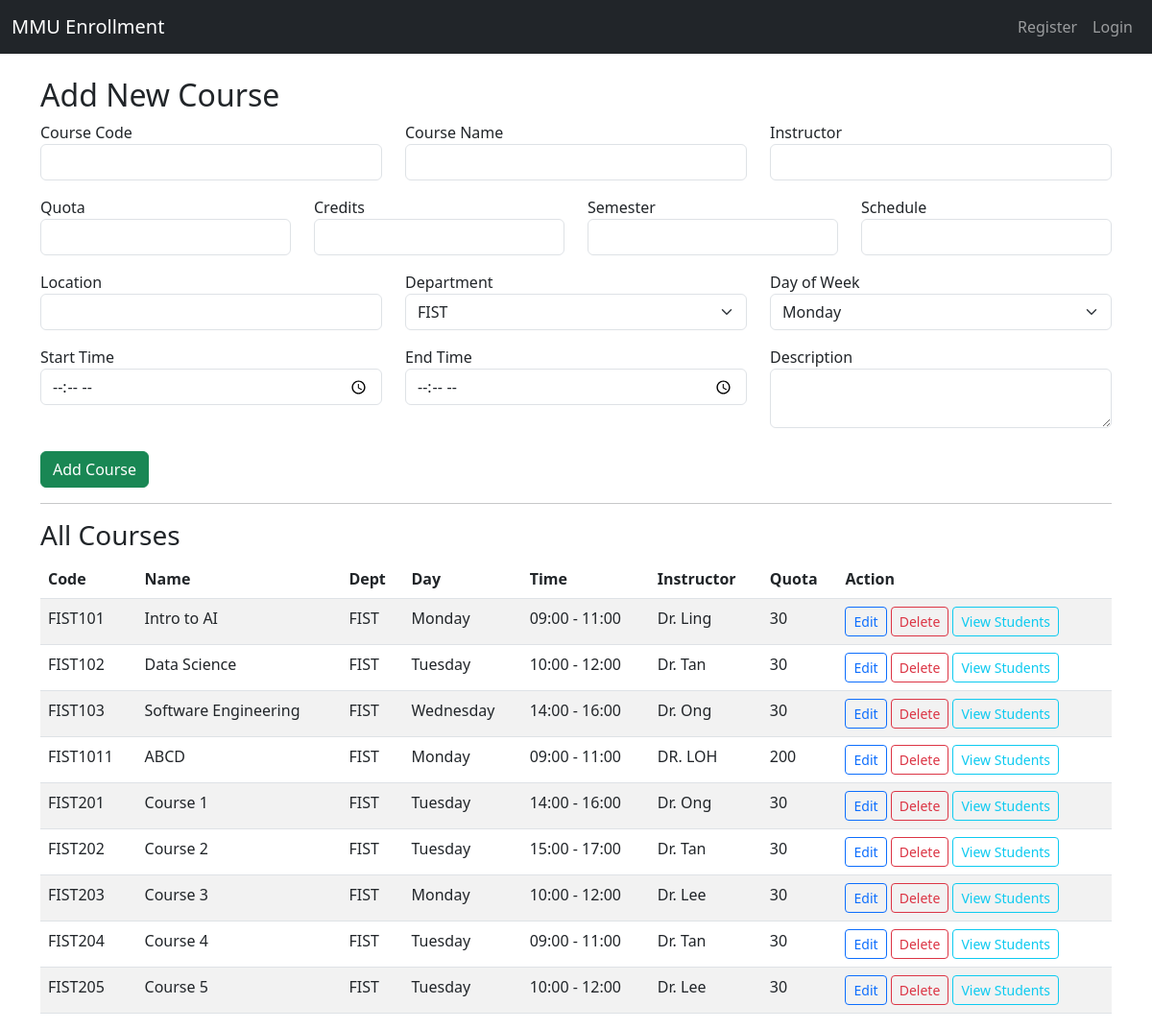
The app's page /admin/dashboard (signed in) with its own data.
### app/models.py (models this page shows)
class Course(db.Model):
    id = db.Column(db.Integer, primary_key=True)
    course_code = db.Column(db.String(10), unique=True)
    course_name = db.Column(db.String(128))
    instructor = db.Column(db.String(64))
    quota = db.Column(db.Integer)
    description = db.Column(db.Text)
    credits = db.Column(db.Integer)
    semester = db.Column(db.String(64))
    schedule = db.Column(db.String(128))
    location = db.Column(db.String(128))
    department = db.Column(db.String(64))
    day_of_week = db.Column(db.String(16))
    start_time = db.Column(db.Time)
    end_time = db.Column(db.Time)
    enrollments = db.relationship('Enrollment', backref='course', lazy=True)

### app/routes.py (the view, shortened to what this page needs)
@main.route("/admin/dashboard", methods=["GET", "POST"])
def admin_dashboard():
    if "admin_id" not in session:
        flash("Admin access only.", "warning")
        return redirect(url_for("main.admin_login"))
    form = CourseAddForm()
    courses = Course.query.all()
    return render_template("admin_dashboard.html", form=form, courses=courses)

### app/forms.py
class CourseAddForm(FlaskForm):
    course_code = StringField("Course Code", validators=[DataRequired()])
    course_name = StringField("Course Name", validators=[DataRequired()])
    instructor = StringField("Instructor", validators=[DataRequired()])
    quota = IntegerField("Quota", validators=[DataRequired()])
    credits = IntegerField("Credits", validators=[DataRequired()])
    semester = StringField("Semester", validators=[DataRequired()])
    schedule = StringField("Schedule", validators=[DataRequired()])
    location = StringField("Location", validators=[DataRequired()])
    department = SelectField("Department", choices=DEPARTMENTS, validators=[DataRequired()])
    day_of_week = SelectField("Day of Week", choices=[
        ("Monday", "Monday"), ("Tuesday", "Tuesday"), ("Wednesday", "Wednesday"),
        ("Thursday", "Thursday"), ("Friday", "Friday")
    ], validators=[DataRequired()])
    start_time = TimeField("Start Time", validators=[DataRequired()])
    end_time = TimeField("End Time", validators=[DataRequired()])
    description = TextAreaField("Description", validators=[DataRequired()])
    submit = SubmitField("Add Course")

### app/templates/admin_dashboard.html (shortened to what this page needs)
{% extends "base.html" %}
{% block content %}
<h2>Add New Course</h2>
<form method="POST">
    <div class="row">
        <div class="col-md-4 mb-3">
            {{ form.course_code.label }} {{ form.course_code(class="form-control") }}
        </div>
        <div class="col-md-4 mb-3">
            {{ form.course_name.label }} {{ form.course_name(class="form-control") }}
        </div>
        <div class="col-md-4 mb-3">
            {{ form.instructor.label }} {{ form.instructor(class="form-control") }}
        </div>
    </div>
    <div class="row">
        <div class="col-md-3 mb-3">
            {{ form.quota.label }} {{ form.quota(class="form-control") }}
        </div>
        <div class="col-md-3 mb-3">
            {{ form.credits.label }} {{ form.credits(class="form-control") }}
        </div>
        <div class="col-md-3 mb-3">
            {{ form.semester.label }} {{ form.semester(class="form-control") }}
        </div>
        <div class="col-md-3 mb-3">
            {{ form.schedule.label }} {{ form.schedule(class="form-control") }}
        </div>
    </div>
    <div class="row">
        <div class="col-md-4 mb-3">
            {{ form.location.label }} {{ form.location(class="form-control") }}
        </div>
        <div class="col-md-4 mb-3">
            {{ form.department.label }} {{ form.department(class="form-select") }}
        </div>
        <div class="col-md-4 mb-3">
            {{ form.day_of_week.label }} {{ form.day_of_week(class="form-select") }}
        </div>
    </div>
    <div class="row">
        <div class="col-md-4 mb-3">
            {{ form.start_time.label }} {{ form.start_time(class="form-control") }}
        </div>
        <div class="col-md-4 mb-3">
            {{ form.end_time.label }} {{ form.end_time(class="form-control") }}
        </div>
        <div class="col-md-4 mb-3">
            {{ form.description.label }} {{ form.description(class="form-control", rows=2) }}
        </div>
    </div>
    <div class="mt-2">
        {{ form.submit(class="btn btn-success") }}
    </div>
</form>
<hr>
<h3>All Courses</h3>
<table class="table table-striped">
    <thead>
        <tr>
            <th>Code</th>
            <th>Name</th>
            <th>Dept</th>
            <th>Day</th>
            <th>Time</th>
            <th>Instructor</th>
            <th>Quota</th>
            <th>Action</th>
        </tr>
    </thead>
    <tbody>
        {% for c in courses %}
        <tr>
            <td>{{ c.course_code }}</td>
            <td>{{ c.course_name }}</td>
            <td>{{ c.department }}</td>
            <td>{{ c.day_of_week }}</td>
            <td>
                {% if c.start_time and c.end_time %}
                  {{ c.start_time.strftime('%H:%M') }} - {{ c.end_time.strftime('%H:%M') }}
                {% else %}
                  <span class="text-muted">No time set</span>
                {% endif %}
              </td>
            <td>{{ c.instructor }}</td>
            <td>{{ c.quota }}</td>
            <td>
                <a href="{{ url_for('main.admin_edit', course_id=c.id) }}" class="btn btn-sm btn-outline-primary">Edit</a>
                <a href="{{ url_for('main.admin_delete', course_id=c.id) }}" class="btn btn-sm btn-outline-danger">Delete</a>
                <a href="{{ url_for('main.admin_view_students', course_id=c.id) }}" class="btn btn-sm btn-outline-info">View Students</a>
            </td>
        </tr>
        {% endfor %}
    </tbody>
</table>
{% endblock %}

### records on screen
Course: course_code "FIST101", course_name "Intro to AI", department "FIST", day_of_week "Monday", start_time "09:00", end_time "11:00", instructor "Dr. Ling", quota "30"
Course: course_code "FIST102", course_name "Data Science", department "FIST", day_of_week "Tuesday", start_time "10:00", end_time "12:00", instructor "Dr. Tan", quota "30"
Course: course_code "FIST103", course_name "Software Engineering", department "FIST", day_of_week "Wednesday", start_time "14:00", end_time "16:00", instructor "Dr. Ong", quota "30"
Course: course_code "FIST1011", course_name "ABCD", department "FIST", day_of_week "Monday", start_time "09:00", end_time "11:00", instructor "DR. LOH", quota "200"
Course: course_code "FIST201", course_name "Course 1", department "FIST", day_of_week "Tuesday", start_time "14:00", end_time "16:00", instructor "Dr. Ong", quota "30"
Course: course_code "FIST202", course_name "Course 2", department "FIST", day_of_week "Tuesday", start_time "15:00", end_time "17:00", instructor "Dr. Tan", quota "30"
Course: course_code "FIST203", course_name "Course 3", department "FIST", day_of_week "Monday", start_time "10:00", end_time "12:00", instructor "Dr. Lee", quota "30"
Course: course_code "FIST204", course_name "Course 4", department "FIST", day_of_week "Tuesday", start_time "09:00", end_time "11:00", instructor "Dr. Tan", quota "30"
Course: course_code "FIST205", course_name "Course 5", department "FIST", day_of_week "Tuesday", start_time "10:00", end_time "12:00", instructor "Dr. Lee", quota "30"
